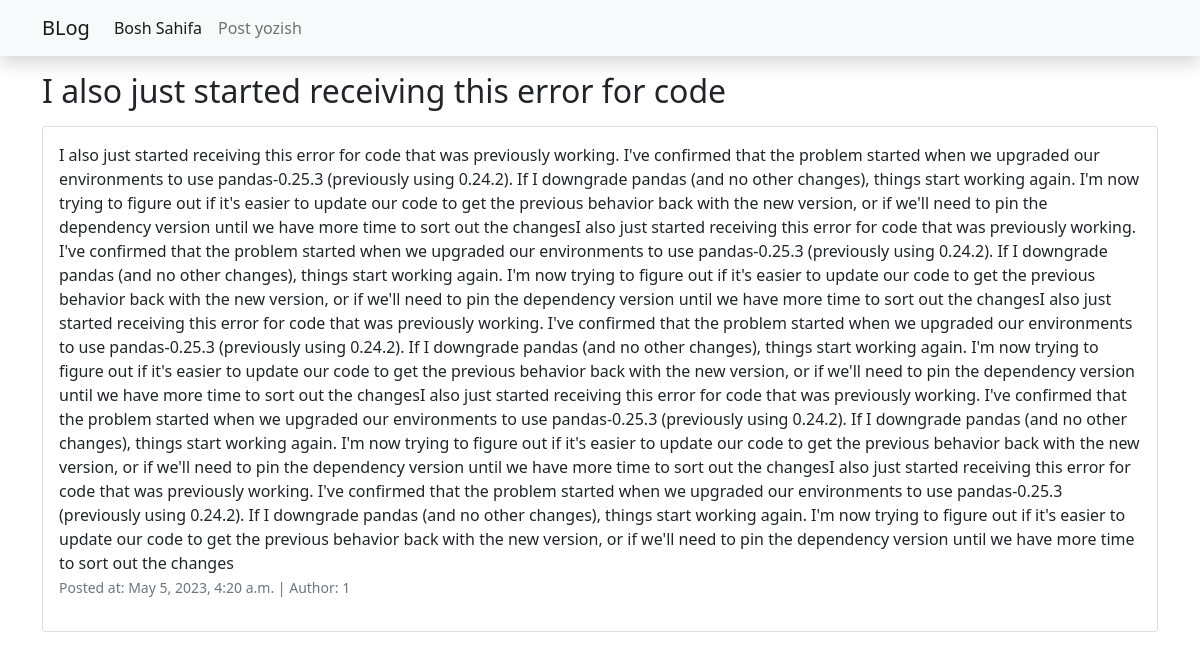
/1/, run on the app's committed database.
### posts/models.py (models this page shows, shortened)
class Post(models.Model):
    author = models.ForeignKey(User, on_delete=models.CASCADE)
    title = models.CharField(max_length=50)
    body = models.TextField()
    created = models.DateTimeField(auto_now_add=True)
    updated = models.DateTimeField(auto_now=True)
    class Meta:
        ordering = ['-id']

### posts/views.py (the view)
# urls.py: path('<int:pk>/', PostDetailView.as_view(), name="detail"),
class PostDetailView(generic.DetailView):
    model = Post
    template_name = 'detail.html'
    context_object_name = 'post'

### templates/detail.html (shortened to what this page needs)
{% extends "base.html" %}
{% block content %}
    <h2 class="mt-3" >{{post.title}}</h2>
    <div class="card mt-3 ">
        <div class="card-body">
            {{post.body}}
            <p> <small class="text-muted" > Posted at: {{post.created}} | Author: {{post.author}} </small> </p>
      </div>
    </div>
{% endblock %}

### data on the page
Post: title "I also just started receiving this error for code", body "I also just started receiving this error for code that was previously working. I've confirmed that the problem started when we upgraded our environments to use pandas-0.25.3 (previously using 0.24.2). If I downgrade pandas (and no other changes), things start working again. I'm now trying to figure out if it's easier to update our code to get the previous behavior back with the new version, or if we'll need to pin the dependency version until we have more time to sort out the changesI also just started receiving this error for code that was previously working. I've confirmed that the problem started when we upgraded our environments to use pandas-0.25.3 (previously using 0.24.2). If I…", created "May 5, 2023, 4:20 a.m.", author "1"
